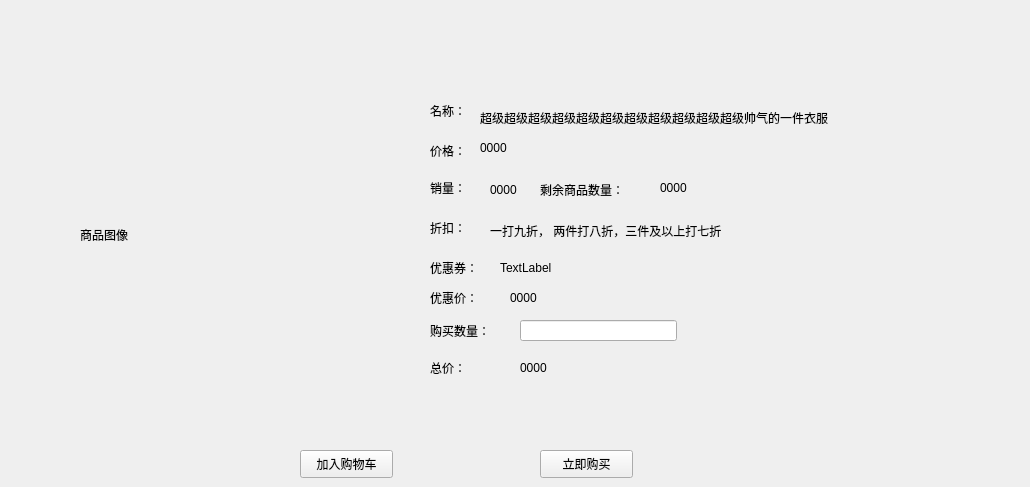
   <widget class="QWidget" name="pageDigitalInf">
    <widget class="QLabel" name="labelPrice_7">
     <property name="geometry">
      <rect>
       <x>430</x>
       <y>140</y>
       <width>45</width>
       <height>21</height>
      </rect>
     </property>
     <property name="text">
      <string>价格：</string>
     </property>
    </widget>
    <widget class="QLabel" name="labelDigitalSellNumber">
     <property name="geometry">
      <rect>
       <x>490</x>
       <y>180</y>
       <width>41</width>
       <height>20</height>
      </rect>
     </property>
     <property name="text">
      <string>0000</string>
     </property>
    </widget>
    <widget class="QLineEdit" name="lineEditDigitalBuyNumber">
     <property name="geometry">
      <rect>
       <x>520</x>
       <y>320</y>
       <width>157</width>
       <height>21</height>
      </rect>
     </property>
    </widget>
    <widget class="QLabel" name="labelLeftNumber_7">
     <property name="geometry">
      <rect>
       <x>430</x>
       <y>320</y>
       <width>71</width>
       <height>21</height>
      </rect>
     </property>
     <property name="text">
      <string>购买数量：</string>
     </property>
    </widget>
    <widget class="QLabel" name="labelName_7">
     <property name="geometry">
      <rect>
       <x>430</x>
       <y>100</y>
       <width>45</width>
       <height>21</height>
      </rect>
     </property>
     <property name="text">
      <string>名称：</string>
     </property>
    </widget>
    <widget class="QLabel" name="label_28">
     <property name="geometry">
      <rect>
       <x>430</x>
       <y>180</y>
       <width>41</width>
       <height>16</height>
      </rect>
     </property>
     <property name="text">
      <string>销量：</string>
     </property>
    </widget>
    <widget class="QLabel" name="labelDigitalDiscount">
     <property name="geometry">
      <rect>
       <x>490</x>
       <y>220</y>
       <width>371</width>
       <height>21</height>
      </rect>
     </property>
     <property name="text">
      <string>一打九折， 两件打八折，三件及以上打七折</string>
     </property>
    </widget>
    <widget class="QPushButton" name="DigitalptnBuyNow">
     <property name="geometry">
      <rect>
       <x>540</x>
       <y>450</y>
       <width>93</width>
       <height>28</height>
      </rect>
     </property>
     <property name="text">
      <string>立即购买</string>
     </property>
    </widget>
    <widget class="QLabel" name="label_29">
     <property name="geometry">
      <rect>
       <x>430</x>
       <y>260</y>
       <width>72</width>
       <height>15</height>
      </rect>
     </property>
     <property name="text">
      <string>优惠券：</string>
     </property>
    </widget>
    <widget class="QLabel" name="label_30">
     <property name="geometry">
      <rect>
       <x>540</x>
       <y>180</y>
       <width>101</width>
       <height>20</height>
      </rect>
     </property>
     <property name="text">
      <string>剩余商品数量：</string>
     </property>
    </widget>
    <widget class="QPushButton" name="ptnDigitalJoinShoppingCart">
     <property name="geometry">
      <rect>
       <x>300</x>
       <y>450</y>
       <width>93</width>
       <height>28</height>
      </rect>
     </property>
     <property name="text">
      <string>加入购物车</string>
     </property>
    </widget>
    <widget class="QLabel" name="label_31">
     <property name="geometry">
      <rect>
       <x>430</x>
       <y>220</y>
       <width>72</width>
       <height>15</height>
      </rect>
     </property>
     <property name="text">
      <string>折扣：</string>
     </property>
    </widget>
    <widget class="QLabel" name="labelDigitalName">
     <property name="geometry">
      <rect>
       <x>480</x>
       <y>110</y>
       <width>541</width>
       <height>16</height>
      </rect>
     </property>
     <property name="text">
      <string>超级超级超级超级超级超级超级超级超级超级超级帅气的一件衣服</string>
     </property>
    </widget>
    <widget class="QLabel" name="labelDigitalOriginalPrice">
     <property name="geometry">
      <rect>
       <x>480</x>
       <y>140</y>
       <width>72</width>
       <height>15</height>
      </rect>
     </property>
     <property name="text">
      <string>0000</string>
     </property>
    </widget>
    <widget class="QLabel" name="labelDigitalLeftNumber">
     <property name="geometry">
      <rect>
       <x>660</x>
       <y>180</y>
       <width>72</width>
       <height>15</height>
      </rect>
     </property>
     <property name="text">
      <string>0000</string>
     </property>
    </widget>
    <widget class="QLabel" name="label_59">
     <property name="geometry">
      <rect>
       <x>430</x>
       <y>290</y>
       <width>72</width>
       <height>15</height>
      </rect>
     </property>
     <property name="text">
      <string>优惠价：</string>
     </property>
    </widget>
    <widget class="QLabel" name="labelDigitalNowPrice">
     <property name="geometry">
      <rect>
       <x>510</x>
       <y>290</y>
       <width>72</width>
       <height>15</height>
      </rect>
     </property>
     <property name="text">
      <string>0000</string>
     </property>
    </widget>
    <widget class="QLabel" name="label_61">
     <property name="geometry">
      <rect>
       <x>430</x>
       <y>360</y>
       <width>72</width>
       <height>15</height>
      </rect>
     </property>
     <property name="text">
      <string>总价：</string>
     </property>
    </widget>
    <widget class="QLabel" name="labelDigitalTotalPrice">
     <property name="geometry">
      <rect>
       <x>520</x>
       <y>360</y>
       <width>72</width>
       <height>15</height>
      </rect>
     </property>
     <property name="text">
      <string>0000</string>
     </property>
    </widget>
    <widget class="QLabel" name="labelDigitallabel">
     <property name="geometry">
      <rect>
       <x>80</x>
       <y>110</y>
       <width>250</width>
       <height>250</height>
      </rect>
     </property>
     <property name="text">
      <string>商品图像</string>
     </property>
    </widget>
    <widget class="QLabel" name="labelDigital">
     <property name="geometry">
      <rect>
       <x>500</x>
       <y>260</y>
       <width>191</width>
       <height>16</height>
      </rect>
     </property>
     <property name="text">
      <string>TextLabel</string>
     </property>
    </widget>
   </widget>
